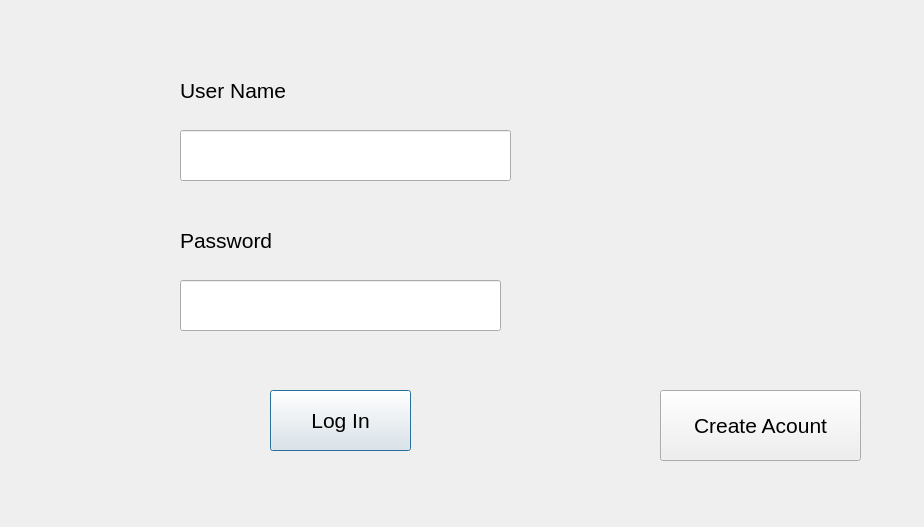
<?xml version="1.0" encoding="UTF-8"?>
<ui version="4.0">
 <class>Login</class>
 <widget class="QDialog" name="Login">
  <property name="geometry">
   <rect>
    <x>0</x>
    <y>0</y>
    <width>924</width>
    <height>527</height>
   </rect>
  </property>
  <property name="windowTitle">
   <string>Dialog</string>
  </property>
  <widget class="QLineEdit" name="lineEdit">
   <property name="geometry">
    <rect>
     <x>180</x>
     <y>130</y>
     <width>331</width>
     <height>51</height>
    </rect>
   </property>
   <property name="font">
    <font>
     <pointsize>16</pointsize>
    </font>
   </property>
  </widget>
  <widget class="QLabel" name="label">
   <property name="geometry">
    <rect>
     <x>180</x>
     <y>70</y>
     <width>131</width>
     <height>41</height>
    </rect>
   </property>
   <property name="font">
    <font>
     <pointsize>16</pointsize>
    </font>
   </property>
   <property name="text">
    <string>User Name</string>
   </property>
  </widget>
  <widget class="QLabel" name="label_2">
   <property name="geometry">
    <rect>
     <x>180</x>
     <y>220</y>
     <width>131</width>
     <height>41</height>
    </rect>
   </property>
   <property name="font">
    <font>
     <pointsize>16</pointsize>
    </font>
   </property>
   <property name="text">
    <string>Password</string>
   </property>
  </widget>
  <widget class="QLineEdit" name="lineEdit_2">
   <property name="geometry">
    <rect>
     <x>180</x>
     <y>280</y>
     <width>321</width>
     <height>51</height>
    </rect>
   </property>
   <property name="font">
    <font>
     <pointsize>16</pointsize>
    </font>
   </property>
  </widget>
  <widget class="QPushButton" name="pushButton">
   <property name="geometry">
    <rect>
     <x>270</x>
     <y>390</y>
     <width>141</width>
     <height>61</height>
    </rect>
   </property>
   <property name="font">
    <font>
     <pointsize>16</pointsize>
    </font>
   </property>
   <property name="text">
    <string>Log In</string>
   </property>
  </widget>
  <widget class="QPushButton" name="pushButton_2">
   <property name="geometry">
    <rect>
     <x>660</x>
     <y>390</y>
     <width>201</width>
     <height>71</height>
    </rect>
   </property>
   <property name="font">
    <font>
     <pointsize>16</pointsize>
    </font>
   </property>
   <property name="text">
    <string>Create Acount</string>
   </property>
  </widget>
 </widget>
 <resources/>
 <connections/>
</ui>
